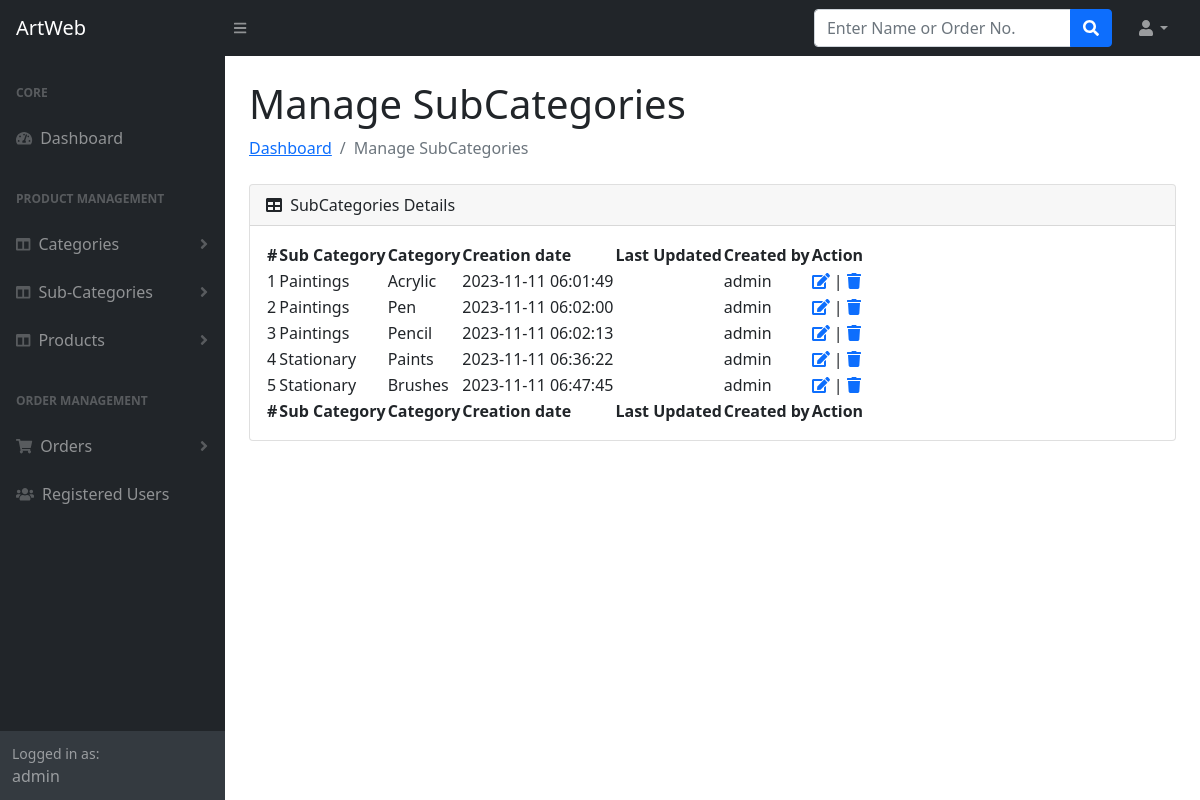
The page /admin/manage-subcategories.php (signed in) on the database its author committed.
### tables this page shows
CREATE TABLE `subcategory` (
  `id` int(11) NOT NULL,
  `categoryid` int(11) DEFAULT NULL,
  `subcategoryName` varchar(255) DEFAULT NULL,
  `creationDate` timestamp NULL DEFAULT current_timestamp(),
  `updationDate` timestamp NULL DEFAULT NULL ON UPDATE current_timestamp(),
  `createdBy` int(11) DEFAULT NULL
);

CREATE TABLE `category` (
  `id` int(11) NOT NULL,
  `categoryName` varchar(255) DEFAULT NULL,
  `categoryDescription` longtext DEFAULT NULL,
  `creationDate` timestamp NOT NULL DEFAULT current_timestamp(),
  `updationDate` timestamp NULL DEFAULT NULL ON UPDATE current_timestamp(),
  `createdBy` int(11) DEFAULT NULL
);

### admin/manage-subcategories.php (the view, shortened to what this page needs)
<?php session_start();
include_once('includes/config.php');
if(strlen( $_SESSION["aid"])==0)
{
header('location:logout.php');
} else {
?>
<!DOCTYPE html>
<html lang="en">
    <head>
        <link href="https://cdn.jsdelivr.net/npm/simple-datatables@latest/dist/style.css" rel="stylesheet" />
        <link href="css/styles.css" rel="stylesheet" />
    </head>
    <body class="sb-nav-fixed">
 <?php include_once('includes/header.php');?>
        <div id="layoutSidenav">
       <?php include_once('includes/sidebar.php');?>
            <div id="layoutSidenav_content">
                <main>
                    <div class="container-fluid px-4">
                        <h1 class="mt-4">Manage SubCategories</h1>
                        <ol class="breadcrumb mb-4">
                            <li class="breadcrumb-item"><a href="index.html">Dashboard</a></li>
                            <li class="breadcrumb-item active">Manage SubCategories</li>
                        </ol>
                        <div class="card mb-4">
                            <div class="card-header">
                                <i class="fas fa-table me-1"></i>
                               SubCategories Details
                            </div>
                            <div class="card-body">
                                <table id="datatablesSimple">
                                    <thead>
                                        <tr>
                                            <th>#</th>
                                            <th>Sub Category</th>
                                            <th>Category</th>
                                            <th>Creation date</th>
                                            <th>Last Updated</th>
                                            <th>Created by</th>
                                            <th>Action</th>
                                        </tr>
                                    </thead>
                                    <tfoot>
                                        <tr>
                                        <th>#</th>
                                            <th>Sub Category</th>
                                            <th>Category</th>
                                            <th>Creation date</th>
                                            <th>Last Updated</th>
                                            <th>Created by</th>
                                            <th>Action</th>
                                        </tr>
                                    </tfoot>
                                    <tbody>
<?php $query=mysqli_query($con,"select category.categoryName,subcategory.subcategoryName as subcatname,subcategory.creationDate,subcategory.updationDate,subcategory.id as subid,tbladmin.username from subcategory join category on subcategory.categoryid=category.id join tbladmin on tbladmin.id=subcategory.createdBy");
$cnt=1;
while($row=mysqli_fetch_array($query))
{
?>
                                <tr>
                                            <td><?php echo htmlentities($cnt);?></td>
                                            <td><?php echo htmlentities($row['categoryName']);?></td>
                                            <td><?php echo htmlentities($row['subcatname']);?></td>
                                            <td> <?php echo htmlentities($row['creationDate']);?></td>
                                            <td><?php echo htmlentities($row['updationDate']);?></td>
                                            <td><?php echo htmlentities($row['username']);?></td>
                                            <td>
                                            <a href="edit-subcategory.php?id=<?php echo $row['subid']?>"><i class="fas fa-edit"></i></a> |
                                            <a href="manage-subcategories.php?id=<?php echo $row['subid']?>&del=delete" onClick="return confirm('Are you sure you want to delete?')"><i class="fa fa-trash" aria-hidden="true"></i></a></td>
                                        </tr>
                                        <?php $cnt=$cnt+1; } ?>
                                    </tbody>
                                </table>
                            </div>
                        </div>
                    </div>
                </main>
            </div>
        </div>
    </body>
</html>
<?php } ?>

### rows shown on the page
subcategory: categoryid.categoryName "Paintings", subcategoryName "Acrylic", creationDate "2023-11-11 06:01:49", tbladmin.username "admin"
subcategory: categoryid.categoryName "Paintings", subcategoryName "Pen", creationDate "2023-11-11 06:02:00", tbladmin.username "admin"
subcategory: categoryid.categoryName "Paintings", subcategoryName "Pencil", creationDate "2023-11-11 06:02:13", tbladmin.username "admin"
subcategory: categoryid.categoryName "Stationary", subcategoryName "Paints", creationDate "2023-11-11 06:36:22", tbladmin.username "admin"
subcategory: categoryid.categoryName "Stationary", subcategoryName "Brushes", creationDate "2023-11-11 06:47:45", tbladmin.username "admin"

### other values the page prints
$_SESSION['alogin'] "admin"
